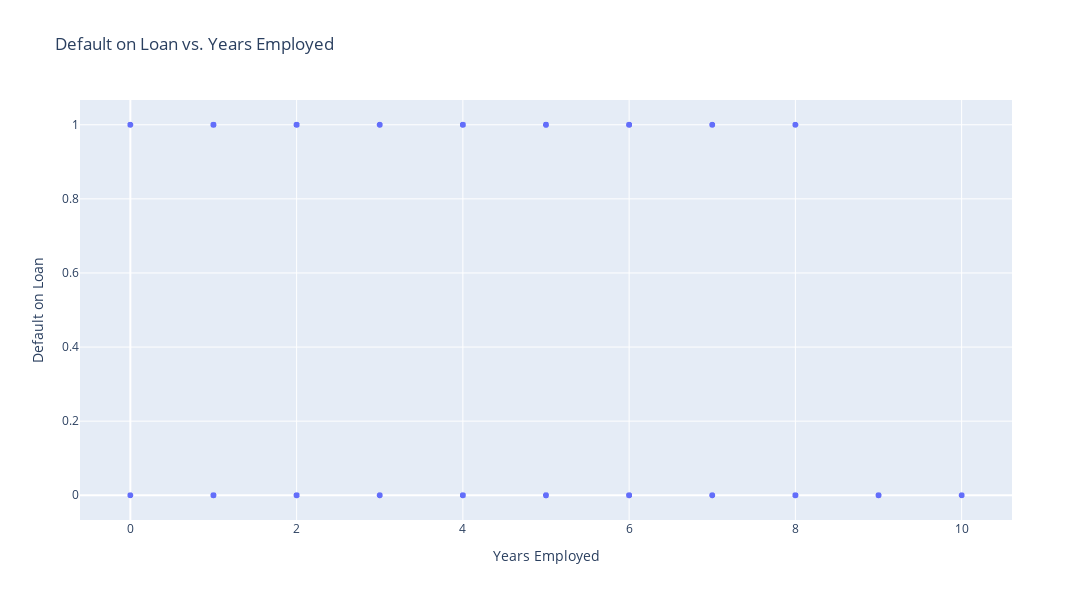

Notebook code for this chart:
### Code cell
import plotly.graph_objects as go
import plotly.express as px
fig = px.scatter(df, 
               x='years_employed', 
               y='default',
               title='Default on Loan vs. Years Employed',
               )

fig.update_layout(
    xaxis_title='Years Employed',
    yaxis_title='Default on Loan',
    width=1200,
    height=600
)


fig.update_traces(
    hovertemplate='<b>Years Employed:</b> %{x:.2f}<br>' +
                  '<extra></extra>'
)

fig.show()

### Figure 1 — Plotly figure (JSON) as saved in the notebook; plotly's stock layout.template omitted (floating-point values rounded to 4 significant figures; data arrays with more than 128 entries replaced by an {"elided": "..."} marker saying what was removed)
{"data": [{"hovertemplate": "<b>Years Employed:</b> %{x:.2f}<br><extra></extra>", "legendgroup": "", "marker": {"color": "#636efa", "symbol": "circle"}, "mode": "markers", "name": "", "showlegend": false, "type": "scattergl", "x": {"elided": "10000 int values"}, "xaxis": "x", "y": {"elided": "10000 int values"}, "yaxis": "y"}], "layout": {"height": 600, "legend": {"tracegroupgap": 0}, "title": {"text": "Default on Loan vs. Years Employed"}, "width": 1200, "xaxis": {"anchor": "y", "domain": [0, 1], "title": {"text": "Years Employed"}}, "yaxis": {"anchor": "x", "domain": [0, 1], "title": {"text": "Default on Loan"}}}}
